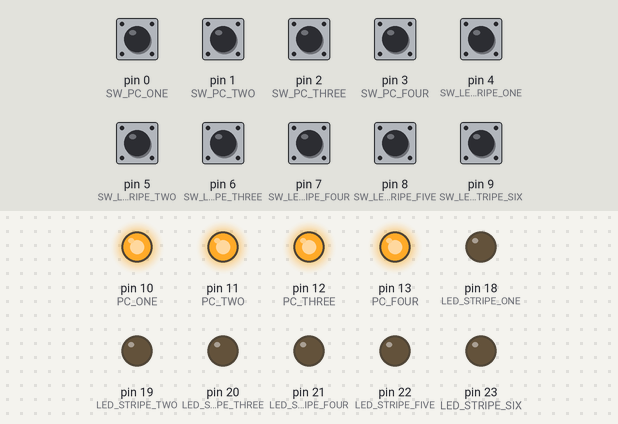
The sketch below on a simulated Arduino Mega 2560, built with avr-gcc and run on an emulated ATmega2560. Parts: output pins drawn as LEDs (lit = HIGH). The test bench sets the inputs (shaded band); at power-on: pin 0 (SW_PC_ONE), pin 1 (SW_PC_TWO), pin 2 (SW_PC_THREE), pin 3 (SW_PC_FOUR), pin 4 (SW_LED_STRIPE_ONE), pin 5 (SW_LED_STRIPE_TWO), pin 6 (SW_LED_STRIPE_THREE), pin 7 (SW_LED_STRIPE_FOUR), pin 8 (SW_LED_STRIPE_FIVE), pin 9 (SW_LED_STRIPE_SIX) HIGH.

Above: at 1.2 s.
1.3 s: pin 0 (SW_PC_ONE) pulled LOW for 0.15 s
At 2.0 s:
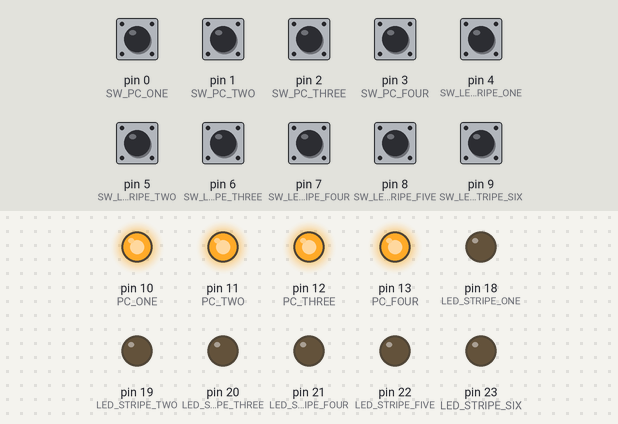
2.9 s: pin 1 (SW_PC_TWO) pulled LOW for 0.15 s
At 3.05 s:
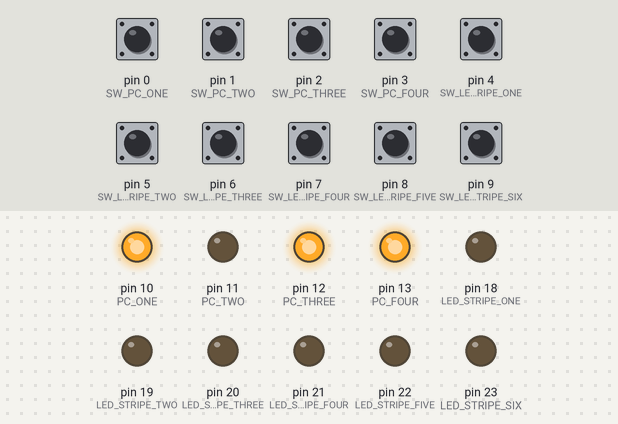
4.6 s: pin 2 (SW_PC_THREE) pulled LOW for 0.15 s
At 5.9 s:
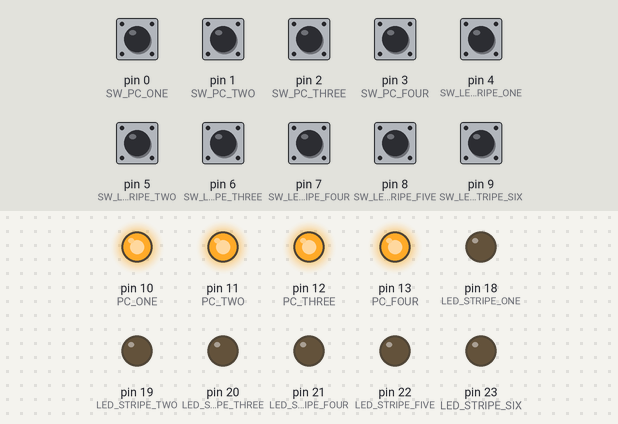
6.2 s: pin 3 (SW_PC_FOUR) pulled LOW for 0.15 s
At 6.32 s:
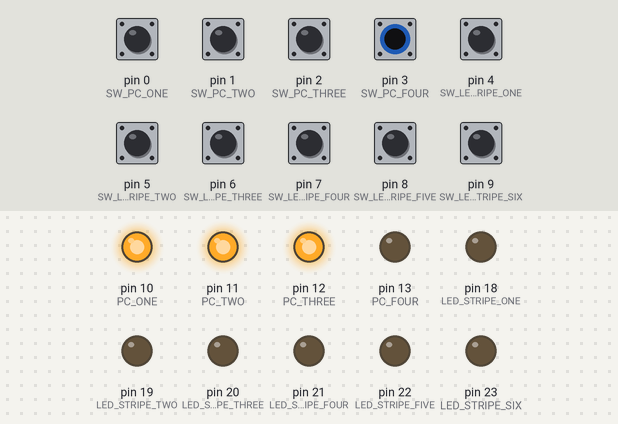
7.9 s: pin 0 (SW_PC_ONE) driven LOW and pin 1 (SW_PC_TWO) driven LOW
At 9.1 s:
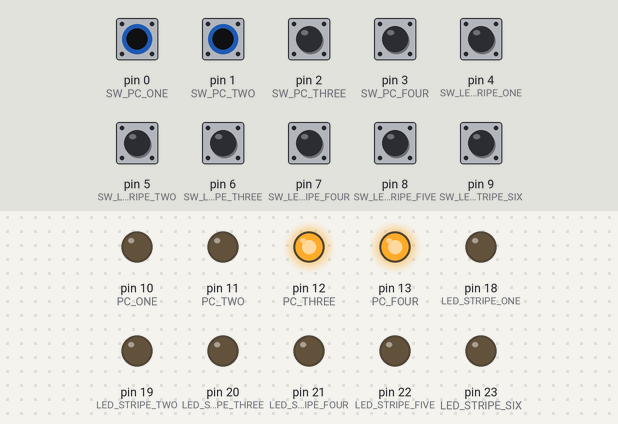
9.4 s: pin 2 (SW_PC_THREE) pulled LOW for 1 s
At 10.2 s:
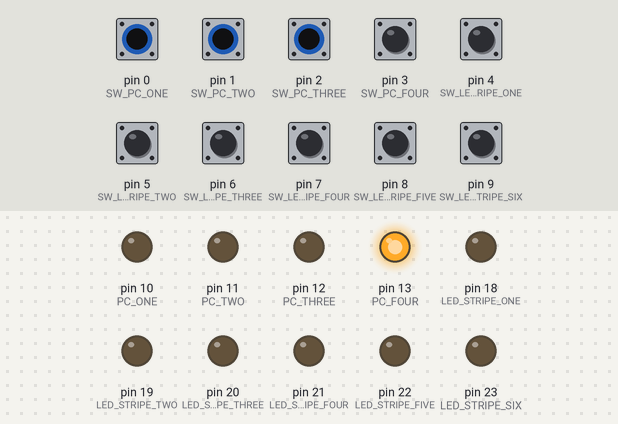
Timing chart, 0 to 12.4 s (numbered marks = the images above; inputs shaded):
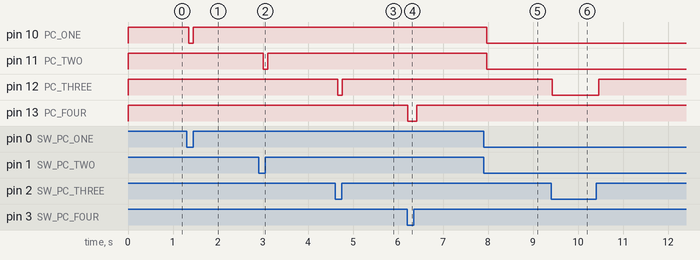

Measured:
- after the input at 1.3 s, pin 10 (PC_ONE): HIGH → LOW after 0.05 s, → HIGH 0.10 s later
- after the input at 2.9 s, pin 11 (PC_TWO): HIGH → LOW after 0.10 s, → HIGH 0.10 s later
- after the input at 4.6 s, pin 12 (PC_THREE): HIGH → LOW after 0.06 s, → HIGH 0.10 s later
- after the input at 6.2 s, pin 13 (PC_FOUR): HIGH → LOW at once, → HIGH 0.21 s later
- after the input at 7.9 s, pin 10 (PC_ONE), pin 11 (PC_TWO): HIGH → LOW after 0.07 s
- after the input at 9.4 s, pin 12 (PC_THREE): HIGH → LOW at once, → HIGH 1.0 s later

The sketch:

Mesh.ino
```cpp
/*
Maschentopologie
*/

#include <Adafruit_NeoPixel.h>

#define PC_ONE 10
#define PC_TWO 11
#define PC_THREE 12
#define PC_FOUR 13

#define LED_STRIPE_ONE 18
#define LED_STRIPE_TWO 19
#define LED_STRIPE_THREE 20
#define LED_STRIPE_FOUR  21
#define LED_STRIPE_FIVE 22
#define LED_STRIPE_SIX 23

// SW == SWITCH
#define SW_PC_ONE 0
#define SW_PC_TWO 1
#define SW_PC_THREE 2
#define SW_PC_FOUR  3

#define SW_LED_STRIPE_ONE 4
#define SW_LED_STRIPE_TWO 5
#define SW_LED_STRIPE_THREE 6
#define SW_LED_STRIPE_FOUR  7
#define SW_LED_STRIPE_FIVE 8
#define SW_LED_STRIPE_SIX 9


Adafruit_NeoPixel pixel1 = Adafruit_NeoPixel(7, LED_STRIPE_ONE, NEO_GRB + NEO_KHZ800);
Adafruit_NeoPixel pixel2 = Adafruit_NeoPixel(10, LED_STRIPE_TWO, NEO_GRB + NEO_KHZ800);
Adafruit_NeoPixel pixel3 = Adafruit_NeoPixel(11, LED_STRIPE_THREE, NEO_GRB + NEO_KHZ800);
Adafruit_NeoPixel pixel4 = Adafruit_NeoPixel(7, LED_STRIPE_FOUR, NEO_GRB + NEO_KHZ800);
Adafruit_NeoPixel pixel5 = Adafruit_NeoPixel(8, LED_STRIPE_FIVE, NEO_GRB + NEO_KHZ800);
Adafruit_NeoPixel pixel6 = Adafruit_NeoPixel(8, LED_STRIPE_SIX, NEO_GRB + NEO_KHZ800);

void setup() {
  //SWITCH
    pinMode(SW_LED_STRIPE_ONE, INPUT_PULLUP);
    pinMode(SW_LED_STRIPE_TWO, INPUT_PULLUP);
    pinMode(SW_LED_STRIPE_THREE, INPUT_PULLUP);
    pinMode(SW_LED_STRIPE_FOUR, INPUT_PULLUP);
    pinMode(SW_LED_STRIPE_FIVE, INPUT_PULLUP);
    pinMode(SW_LED_STRIPE_SIX, INPUT_PULLUP);

    pinMode(SW_PC_ONE, INPUT_PULLUP);
    pinMode(SW_PC_TWO, INPUT_PULLUP);
    pinMode(SW_PC_THREE, INPUT_PULLUP);
    pinMode(SW_PC_FOUR, INPUT_PULLUP);

  //LEDS
    pinMode(LED_STRIPE_ONE,OUTPUT);
    pinMode(LED_STRIPE_TWO,OUTPUT);
    pinMode(LED_STRIPE_THREE,OUTPUT);
    pinMode(LED_STRIPE_FOUR,OUTPUT);
    pinMode(LED_STRIPE_FIVE,OUTPUT);
    pinMode(LED_STRIPE_SIX,OUTPUT);

    pinMode(PC_ONE,OUTPUT);
    pinMode(PC_TWO,OUTPUT);
    pinMode(PC_THREE,OUTPUT);
    pinMode(PC_FOUR,OUTPUT);

    digitalWrite(PC_ONE, LOW);
    digitalWrite(PC_TWO, LOW);
    digitalWrite(PC_THREE, LOW);
    digitalWrite(PC_FOUR, LOW);
}

void loop() {
  int skip = 0;
  int PX1_ON = 0;
  int PX2_ON = 0;
  int PX3_ON = 0;
  int PX4_ON = 0;
  int PX5_ON = 0;
  int PX6_ON = 0;
  int P1_State,P2_State,P3_State,P4_State,L1_State,L2_State,L3_State,L4_State,L5_State,L6_State = 0;

  P1_State = digitalRead(SW_PC_ONE);
  P2_State = digitalRead(SW_PC_TWO);
  P3_State = digitalRead(SW_PC_THREE);
  P4_State = digitalRead(SW_PC_FOUR);
  L1_State = digitalRead(SW_LED_STRIPE_ONE);
  L2_State = digitalRead(SW_LED_STRIPE_TWO);
  L3_State = digitalRead(SW_LED_STRIPE_THREE);
  L4_State = digitalRead(SW_LED_STRIPE_FOUR);
  L5_State = digitalRead(SW_LED_STRIPE_FIVE);
  L6_State = digitalRead(SW_LED_STRIPE_SIX);

//LED STRIP LOGIC

  if(P1_State==1 && P2_State==1){
    if (L2_State==1 && L6_State==1 && L3_State==1 && P4_State==1 && P3_State==1 && skip==0)  {
      PX2_ON = 1;
      PX3_ON = 1;
      PX6_ON = 1;
      skip = 1;
    } else if ( L1_State==1 && L6_State==1 && L5_State==1 && P3_State==1 && P4_State==1 && skip==0)  {
      PX1_ON = 1;
      PX5_ON = 1;
      PX6_ON = 1;
      skip = 1;
    } else if (L2_State==1 && L5_State==1 && P4_State==1 && skip==0)  {
      PX2_ON = 1;
      PX5_ON = 1;
      skip = 1;
    } else if (L1_State==1 && L3_State==1 && P3_State==1 && skip==0)  {
      PX1_ON = 1;
      PX3_ON = 1;
      skip = 1;
    } else if(L4_State==1 && skip==0)  {
      PX4_ON = 1;
      skip = 1;
    }
  }

  if(P1_State==1 && P3_State==1){
    if (L2_State==1 && L5_State==1 && L3_State==1 && P4_State==1 && P2_State==1 && skip==0){
      PX2_ON = 1;
      PX5_ON = 1;
      PX3_ON = 1;
      skip = 1;
    } else if (L4_State==1 && L6_State==1 && L5_State==1 && P2_State==1 && P4_State==1 && skip==0)  {
      PX4_ON = 1;
      PX5_ON = 1;
      PX6_ON = 1;
      skip = 1;
    } else if (L2_State==1 && L6_State==1 && P4_State==1 && skip==0)  {
      PX2_ON = 1;
      PX6_ON = 1;
      skip = 1;
    } else if (L4_State==1 && L3_State==1 && P2_State==1 && skip==0)  {
      PX4_ON = 1;
      PX3_ON = 1;
      skip = 1;
    } else if(L1_State==1 && skip==0) {
      PX1_ON = 1;
      skip = 1;
    }
  }
  if(P1_State==1 && P4_State==1){
    if (L3_State==1 && L4_State==1 && L6_State==1 && P3_State==1 && P2_State==1 && skip==0){
      PX4_ON = 1;
      PX3_ON = 1;
      PX6_ON = 1;
      skip = 1;
    } else if (L1_State==1 && L3_State==1 && L5_State==1 && P3_State==1 && P2_State==1 && skip==0)  {
      PX1_ON = 1;
      PX3_ON = 1;
      PX5_ON = 1;
      skip = 1;
    } else if (L4_State==1 && L5_State==1 && P2_State==1 && skip==0)  {
      PX4_ON = 1;
      PX5_ON = 1;
      skip = 1;
    } else if (L1_State==1 && L6_State==1 && P3_State==1 && skip==0)  {
      PX1_ON = 1;
      PX6_ON = 1;
      skip = 1;
    } else  if(L2_State==1 && skip==0)  {
      PX2_ON = 1;
      skip = 1;
      }
  }

  if(P2_State==1 && P3_State==1)  {
     if (L5_State==1 && L2_State==1 && L1_State==1 && P4_State==1 && P1_State==1 && skip==0) {
        PX5_ON = 1;
        PX2_ON = 1;
        PX1_ON = 1;
        skip = 1;
      } else if (L4_State==1 && L2_State==1 && L6_State==1 && P1_State==1 && P4_State==1 && skip==0){
        PX4_ON = 1;
        PX2_ON = 1;
        PX6_ON = 1;
        skip = 1;
      } else if (L4_State==1 && L1_State==1 && P1_State==1 && skip==0){
        PX4_ON = 1;
        PX1_ON = 1;
      } else if (L5_State==1 && L6_State==1 && P4_State==1 && skip==0){
        PX5_ON = 1;
        PX6_ON = 1;
        skip = 1;
      } else if(L3_State==1 && skip==0){
        PX3_ON = 1;
        skip = 1;
      }
  }

  if(P2_State==1 && P4_State==1)  {
    if (L4_State==1 && L1_State==1 && L6_State==1 && P1_State==1 && P3_State==1 && skip==0){
        PX4_ON = 1;
        PX1_ON = 1;
        PX6_ON = 1;
        skip = 1;
      } else if (L3_State==1 && L1_State==1 && L2_State==1 && P3_State==1 && P1_State==1 && skip==0)  {
        PX3_ON = 1;
        PX1_ON = 1;
        PX2_ON = 1;
        skip = 1;
      } else if (L4_State==1 && L2_State==1 && P1_State==1 && skip==0)  {
        PX4_ON = 1;
        PX2_ON = 1;
        skip = 1;
      } else if (L3_State==1 && L6_State==1 && P3_State==1 && skip==0)  {
        PX3_ON = 1;
        PX6_ON = 1;
        skip = 1;
      } else if(L5_State==1 && skip==0)  {
        PX5_ON = 1;
        skip = 1;
      }
  }

  if(P3_State==1 && P4_State==1 && skip==0){
    if (L2_State==1 && L4_State==1 && L3_State==1 && P1_State==1 && P2_State==1 && skip==0){
      PX2_ON = 1;
      PX4_ON = 1;
      PX3_ON = 1;
      skip = 1;
    } else if (L2_State==1 && L4_State==1 && L3_State==1 && P1_State==1 && P2_State==1 && skip==0){
      PX2_ON = 1;
      PX4_ON = 1;
      PX3_ON = 1;
      skip = 1;
    } else if (L5_State==1 && L4_State==1 && L1_State==1 && P2_State==1 && P1_State==1 && skip==0)  {
      PX5_ON = 1;
      PX4_ON = 1;
      PX1_ON = 1;
      skip = 1;
      } else if (L2_State==1 && L1_State==1 && P1_State==1 && skip==0) {
      PX2_ON = 1;
      PX1_ON = 1;
      skip = 1;
    } else if (L5_State==1 && L3_State==1 && P4_State==1 && skip==0){
      PX5_ON = 1;
      PX3_ON = 1;
      skip = 1;
    } else if(L6_State==1)  {
      PX6_ON = 1;
      skip = 1;
    }
  }

//illuminate Pcs
  illuminateLED(PC_ONE,P1_State);
  illuminateLED(PC_TWO,P2_State);
  illuminateLED(PC_THREE,P3_State);
  illuminateLED(PC_FOUR,P4_State);


//illuminate LED STRIPES
  if(PX1_ON==1){
    pixel1On();
  }
  else{
    pixel1Off();
  }
  if(PX2_ON==1){
    pixel2On();

  }
  else {
    pixel2Off();
  }
  if(PX3_ON==1){
    pixel3On();
  }
  else {
    pixel3Off();
  }
  if(PX4_ON==1){
    pixel4On();
  }
  else {
    pixel4Off();
  }
  if(PX5_ON==1){
    pixel5On();
  }
  else {
    pixel5Off();
  }
  if(PX6_ON==1){
    pixel6On();
  }
  else {
    pixel6Off();
  }

delay(100);
}


void pixel1On(){
  //Turn LED Sripe ON
  for (int cntOn = 0; cntOn < 7; cntOn++) {
    pixel1.setPixelColor(cntOn, pixel1.Color(255,255,255));
  }
  pixel1.show();
}

void pixel2On(){
  //Turn LED Sripe ON
  for (int cntOn = 0; cntOn < 10; cntOn++) {
    pixel2.setPixelColor(cntOn, pixel2.Color(255,255,255));
  }
  pixel2.show();
}

void pixel3On(){
  //Turn LED Sripe ON
  for (int cntOn = 0; cntOn < 11; cntOn++) {
    pixel3.setPixelColor(cntOn, pixel3.Color(255,255,255));
  }
  pixel3.show();
}

void pixel4On(){
  //Turn LED Sripe ON
  for (int cntOn = 0; cntOn < 7; cntOn++) {
    pixel4.setPixelColor(cntOn, pixel4.Color(255,255,255));
  }
  pixel4.show();
}

void pixel5On(){
  //Turn LED Sripe ON
  for (int cntOn = 0; cntOn < 8; cntOn++) {
    pixel5.setPixelColor(cntOn, pixel5.Color(255,255,255));
  }
  pixel5.show();
}


void pixel6On(){
  //Turn LED Sripe ON
  for (int cntOn = 0; cntOn < 8; cntOn++) {
    pixel6.setPixelColor(cntOn, pixel6.Color(255,255,255));
  }
  pixel6.show();
}

void pixel1Off(){
//Turn LED Sripe OFF
  for (int cntOff = 0; cntOff < 7; cntOff++) {
    pixel1.setPixelColor(cntOff, pixel1.Color(0,0,0));
  }
  pixel1.show();
}

void pixel2Off(){
//Turn LED Sripe OFF
  for (int cntOff = 0; cntOff < 10; cntOff++) {
    pixel2.setPixelColor(cntOff, pixel2.Color(0,0,0));
  }
  pixel2.show();
}

void pixel3Off(){
//Turn LED Sripe OFF
  for (int cntOff = 0; cntOff < 11; cntOff++) {
    pixel3.setPixelColor(cntOff, pixel3.Color(0,0,0));
  }
  pixel3.show();
}

void pixel4Off(){
//Turn LED Sripe OFF
  for (int cntOff = 0; cntOff < 7; cntOff++) {
    pixel4.setPixelColor(cntOff, pixel4.Color(0,0,0));
  }
  pixel4.show();
}

void pixel5Off(){
//Turn LED Sripe OFF
  for (int cntOff = 0; cntOff < 8; cntOff++) {
    pixel5.setPixelColor(cntOff, pixel5.Color(0,0,0));
  }
  pixel5.show();
}

void pixel6Off(){
//Turn LED Sripe OFF
  for (int cntOff = 0; cntOff < 8; cntOff++) {
    pixel6.setPixelColor(cntOff, pixel6.Color(0,0,0));
  }
  pixel6.show();
}

void illuminateLED(int pin,int state){
//illuminate the PC LED
  if (state==1){
    digitalWrite(pin, HIGH);
  }
  else{
    digitalWrite(pin, LOW);
  }
}
```
